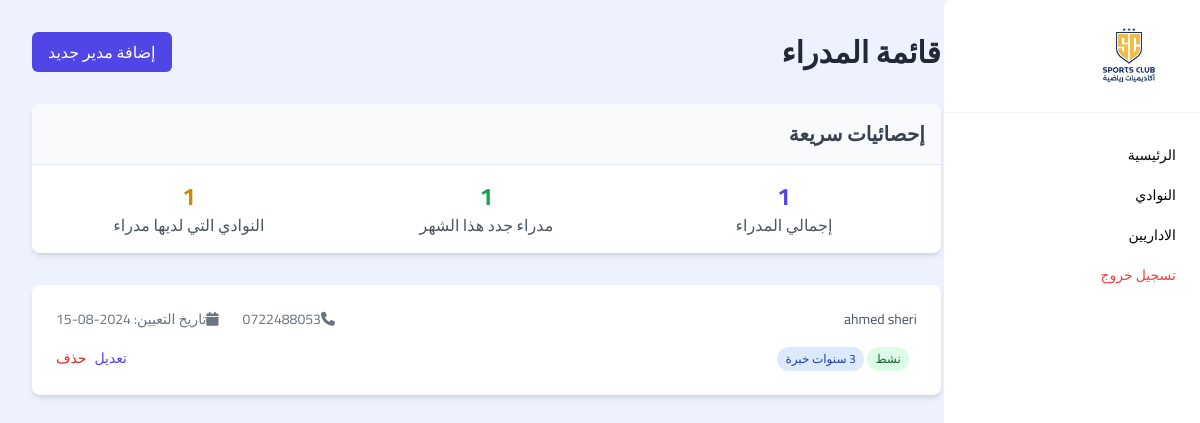
Before: /admin_dashboard/viewDirector with the older database file.
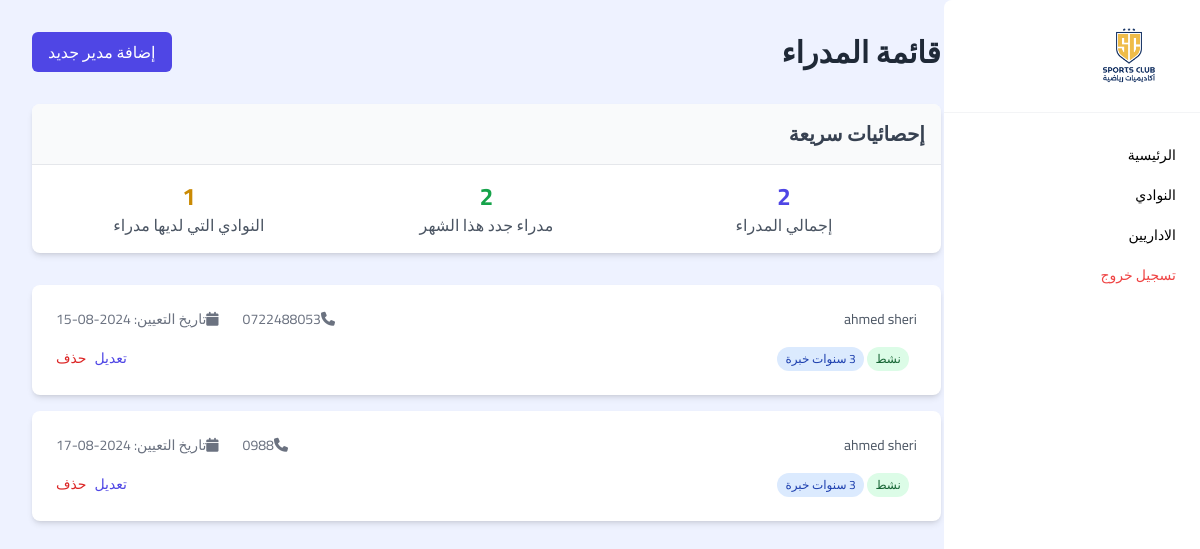
After: the same page with the newer database file.
### accounts/models.py (models this page shows, shortened)
class UserProfile(models.Model):
    user = models.OneToOneField(User, on_delete=models.CASCADE)
    account_type = models.CharField(max_length=250, choices=AccountTypeChoices)
    creation_date = models.DateTimeField(auto_now_add=True)
    director_profile = models.ForeignKey('DirectorProfile', on_delete=models.SET_NULL, null=True, blank=True)
    student_profile = models.ForeignKey('StudentProfile', on_delete=models.SET_NULL, null=True, blank=True)
    Coach_profile = models.ForeignKey('CoachProfile', on_delete=models.SET_NULL, null=True, blank=True)

class DirectorProfile(models.Model):
    full_name = models.CharField(max_length=50)
    phone = models.CharField(max_length=50)
    club = models.ForeignKey('ClubsModel', on_delete=models.SET_NULL, null=True)
    creation_date = models.DateTimeField(auto_now_add=True)

class ClubsModel(models.Model):
    name = models.CharField(max_length=250, null=True, verbose_name="اسم الاكادمية")
    city = models.CharField(max_length=255, choices = citys, null=True, verbose_name="المدينة")
    district = models.CharField(max_length=250, null=True, verbose_name="الحي")
    street = models.CharField(max_length=250, null=True, verbose_name="الشارع")
    creation_date = models.DateTimeField(auto_now_add=True)

### admin_dashboard/views.py (the view)
# urls.py: path('viewDirector', views.viewDirector, name="viewDirector"),
def viewDirector(request):
    date_time_now = datetime.now()
    directors = UserProfile.objects.filter(account_type='2')
    this_month_directors = directors.filter(creation_date__year=date_time_now.year, creation_date__month=date_time_now.month)
    Clubs = ClubsModel.objects.all()
    Directors = DirectorProfile.objects.all()
    clubs_have_Director = 0
    for i in Clubs:
        if Directors.filter(club=i).exists():clubs_have_Director+=1
        break
    return render(request, 'admin_dashboard/Director/viewDirector.html', {'directors':directors, 'this_month_directors':this_month_directors, 'clubs_have_Director':clubs_have_Director})

### templates/admin_dashboard/Director/viewDirector.html (shortened to what this page needs)
{% extends "base_admin_dashboard.html" %} {% load static %} {% block content %}
<section class="bg-indigo-50 w-full min-h-screen p-4 md:p-8">
  <div class="max-w-6xl mx-auto md:pr-[20%]">
    <div class="flex justify-between items-center mb-8">
      <h1 class="text-3xl font-bold text-gray-800">قائمة المدراء</h1>
      <a
        href="{% url 'addDirector' %}"
        class="bg-indigo-600 text-white px-4 py-2 rounded-md hover:bg-indigo-700 transition duration-300 ease-in-out"
        >إضافة مدير جديد</a
      >
    </div>
    <div class="bg-white rounded-lg shadow-md overflow-hidden mb-8">
      <div class="p-4 bg-gray-50 border-b border-gray-200">
        <h2 class="text-xl font-semibold text-gray-700">إحصائيات سريعة</h2>
      </div>
      <div class="p-4 grid grid-cols-1 md:grid-cols-3 gap-4">
        <div class="text-center">
          <p class="text-2xl font-bold text-indigo-600">{{directors.count}}</p>
          <p class="text-gray-600">إجمالي المدراء</p>
        </div>
        <div class="text-center">
          <p class="text-2xl font-bold text-green-600">{{this_month_directors.count}}</p>
          <p class="text-gray-600">مدراء جدد هذا الشهر</p>
        </div>
        <div class="text-center">
          <p class="text-2xl font-bold text-yellow-600">{{clubs_have_Director}}</p>
          <p class="text-gray-600">النوادي التي لديها مدراء</p>
        </div>
      </div>
    </div>
    <ul class="space-y-4">
      {% for director in directors %}
      <li class="bg-white rounded-lg shadow-md overflow-hidden">
        <div class="p-6">
          <div
            class="flex flex-col md:flex-row md:items-center md:justify-between"
          >
            <div class="mb-4 md:mb-0">
              <p class="text-sm text-gray-600">{{director.director_profile.club.name}}</p>
            </div>
            <div
              class="flex flex-col md:flex-row md:items-center space-y-2 md:space-y-0 md:space-x-4 rtl:space-x-reverse"
            >
              <span class="text-sm text-gray-500"
                ><i class="fas fa-phone mr-2"></i>{{director.director_profile.phone}}</span
              >
              <span class="text-sm text-gray-500"
                ><i class="fas fa-calendar mr-2"></i>تاريخ التعيين:
                {{director.creation_date|date:'Y-m-d'}}</span
              >
            </div>
          </div>
          <div class="mt-4 flex flex-wrap justify-between items-center">
            <div class="mt-2 md:mt-0">
              <span
                class="inline-block bg-green-100 text-green-800 text-xs px-2 py-1 rounded-full mr-2"
                >نشط</span
              >
              <span
                class="inline-block bg-blue-100 text-blue-800 text-xs px-2 py-1 rounded-full"
                >3 سنوات خبرة</span
              >
            </div>
            <div class="mt-4 md:mt-0 flex space-x-2 rtl:space-x-reverse">
              <a
                href="{% url 'editDirector' director.id %}"
                class="text-indigo-600 hover:text-indigo-800 text-sm font-medium"
                >تعديل</a
              >
              <a
                href="{% url 'deleteDirector' director.id %}"
                class="text-red-600 hover:text-red-800 text-sm font-medium"
                >حذف</a
              >
            </div>
          </div>
        </div>
      </li>
      {% endfor %}
    </ul>
  </div>
</section>
{% endblock content %}

### templates/base_admin_dashboard.html (shortened to what this page needs)
{% load static %}
<!DOCTYPE html>
<html lang="en">
  <head>
    <link
      rel="stylesheet"
      href="https://cdnjs.cloudflare.com/ajax/libs/font-awesome/6.6.0/css/all.min.css"
    />
  </head>
  <body dir="rtl" lang="ar">
    {% include 'parts/admin_dashboard/navbar.html' %} {% block content %} {% endblock %}
    <script src="https://cdn.tailwindcss.com"></script>
  </body>
</html>

### templates/parts/admin_dashboard/navbar.html (shortened to what this page needs)
{% load static %}
{% block content %}
<div
  id="sidebar"
  class="fixed inset-y-0 right-0 z-40 flex w-64 flex-col justify-between rounded-l-lg bg-white transition-transform duration-300 ease-in-out translate-x-full md:translate-x-0"
>
  <div class=" py-4 border-b border-gray-100">
      <img src="{% static 'images/logo.jpg' %}" class="h-16 sm:h-20" />
  </div>
  <nav class="mt-6 flex flex-1 flex-col">
    <div class="space-y-1 px-2">
      <a
        href="/admin_dashboard"
        class="group flex items-center rounded-md px-4 py-2 text-sm font-medium transition-all duration-150 ease-in-out text-black hover:bg-indigo-100 hover:text-indigo-800"
      >
        <span
          class="transition-transform duration-200 ease-in-out group-hover:translate-x-1"
          >الرئيسية</span
        >
      </a>
      <a
        href="/admin_dashboard/viewClub"
        class="group flex items-center rounded-md px-4 py-2 text-sm font-medium transition-all duration-150 ease-in-out text-black hover:bg-indigo-100 hover:text-indigo-800"
      >
        <span
          class="transition-transform duration-200 ease-in-out group-hover:translate-x-1"
          >النوادي</span
        >
      <a
        href="/admin_dashboard/viewDirector"
        class="group flex items-center rounded-md px-4 py-2 text-sm font-medium transition-all duration-150 ease-in-out text-black hover:bg-indigo-100 hover:text-indigo-800"
      >
        <span
          class="transition-transform duration-200 ease-in-out group-hover:translate-x-1"
          >الاداريين</span
        >
      </a>
    </div>
    <a href="{% url 'signout' %}" class="w-full px-4 pb-4 pt-1">
      <button
        type="submit"
        class="group flex w-full items-center rounded-md px-2 py-2 text-sm font-medium text-red-500 transition-all duration-150 ease-in-out hover:bg-indigo-100 hover:text-indigo-800"
      >
        <span
          class="transition-transform duration-200 ease-in-out group-hover:translate-x-1"
        >
          تسجيل خروج
        </span>
      </button>
    </a>
  </nav>
</div>
{% endblock content %}

### templates/base_admin_dashboard.html (style rules this page uses)
body { font-family: "Cairo", sans-serif; }

Changed rows visible on the page:
added UserProfile: director_profile.club.name "ahmed sheri", director_profile.phone "0988", creation_date "2024-08-17"
Other visible differences:
{{ directors.count }}: "1" → "2"
{{ this_month_directors.count }}: "1" → "2"
